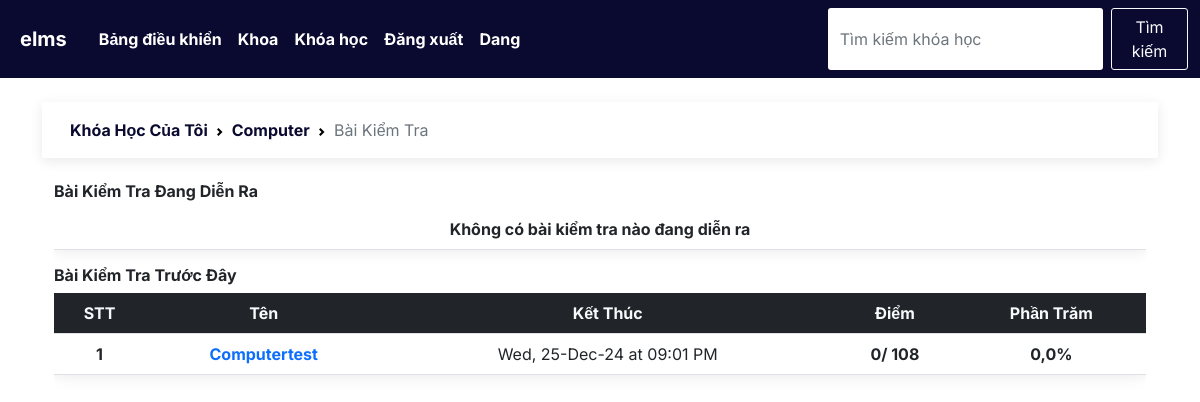
The app's page /myQuizzes/2 (signed in), older data.
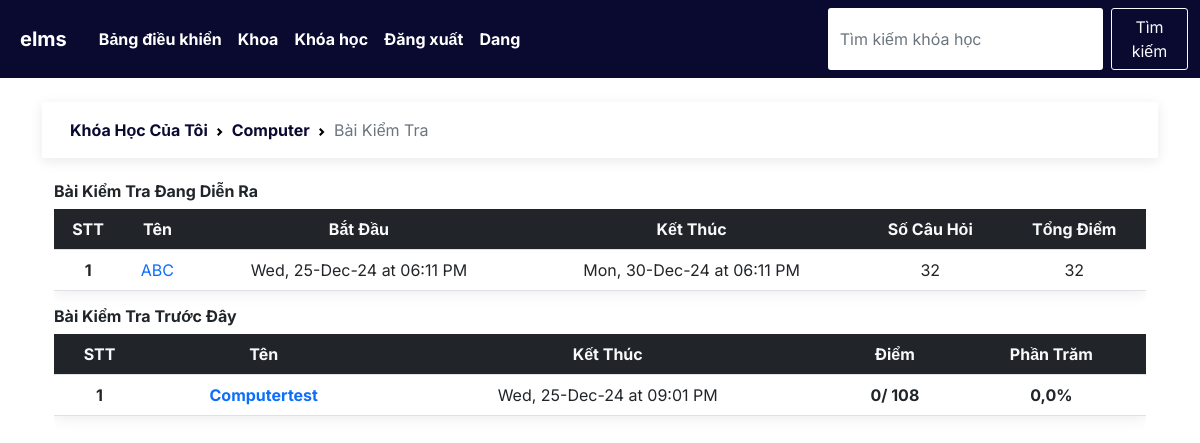
The same page, newer data.
### quiz/models.py (models this page shows, shortened)
class Quiz(models.Model):
    title = models.CharField(max_length=100)
    description = models.TextField(null=True, blank=True)
    course = models.ForeignKey(Course, on_delete=models.CASCADE)
    start = models.DateTimeField()
    end = models.DateTimeField()
    created_at = models.DateTimeField(auto_now_add=True)
    updated_at = models.DateTimeField(auto_now=True)
    publish_status = models.BooleanField(default=False, null=True, blank=True)
    started = models.BooleanField(default=False, null=True, blank=True)
    class Meta:
        verbose_name_plural = "Quizzes"
        ordering = ['-created_at']
    def total_marks(self):
        return Question.objects.filter(quiz=self).aggregate(total_marks=models.Sum('marks'))['total_marks']
    def starts(self):
        return self.start.strftime("%a, %d-%b-%y at %I:%M %p")
    def ends(self):
        return self.end.strftime("%a, %d-%b-%y at %I:%M %p")

### quiz/views.py (the view)
# urls.py: path('myQuizzes/<int:code>', views.myQuizzes, name='myQuizzes'),
def myQuizzes(request, code):
    if is_student_authorised(request, code):
        course = Course.objects.get(code=code)
        quizzes = Quiz.objects.filter(course=course)
        student = Student.objects.get(student_id=request.session['student_id'])
        active_quizzes = []
        previous_quizzes = []
        for quiz in quizzes:
            if quiz.end < timezone.now() or quiz.studentanswer_set.filter(student=student).exists():
                previous_quizzes.append(quiz)
            else:
                active_quizzes.append(quiz)
        for quiz in quizzes:
            quiz.attempted = quiz.studentanswer_set.filter(
                student=student).exists()
        for quiz in previous_quizzes:
            student_answers = quiz.studentanswer_set.filter(student=student)
            total_marks_obtained = sum([student_answer.question.marks if student_answer.answer ==
                                       student_answer.question.answer else 0 for student_answer in student_answers])
            quiz.total_marks_obtained = total_marks_obtained
            quiz.total_marks = sum(
                [question.marks for question in quiz.question_set.all()])
            quiz.percentage = round(
                total_marks_obtained / quiz.total_marks * 100, 2) if quiz.total_marks != 0 else 0
            quiz.total_questions = quiz.question_set.count()
        for quiz in active_quizzes:
            quiz.total_questions = quiz.question_set.count()
        return render(request, 'quiz/myQuizzes.html', {
            'course': course,
            'quizzes': quizzes,
            'active_quizzes': active_quizzes,
            'previous_quizzes': previous_quizzes,
            'student': student,
        })
    else:
        return redirect('std_login')

### main/views.py (called while the page is built)
def is_student_authorised(request, code):
    course = Course.objects.get(code=code)
    if request.session.get('student_id') and course in Student.objects.get(student_id=request.session['student_id']).course.all():
        return True
    else:
        return False

### quiz/templates/quiz/myQuizzes.html (shortened to what the changed rows need)
{% extends 'index.html' %}
{% block content %}
<div class="container" id="con">
   <div class="container">
      <div class="table-responsive animate__animated animate__fadeIn">
         <table class="table text-center shadow" style="white-space: nowrap;">
            {% if active_quizzes %}
            <thead class="bg-dark text-light">
               <tr>
                  <th scope="col">STT</th>
                  <th scope="col">Tên</th>
                  <th scope="col">Bắt Đầu</th>
                  <th scope="col">Kết Thúc</th>
                  <th scope="col">Số Câu Hỏi</th>
                  <th scope="col">Tổng Điểm</th>
               </tr>
            </thead>
            <tbody class="">
               {% for quiz in active_quizzes %}
               <tr>
                  <th scope="row">{{forloop.counter}}</th>
                  <td><a href="{% url 'startQuiz' course.code quiz.id %}">{{quiz.title}}</a></td>
                  <td>{{quiz.starts}}</td>
                  <td>{{quiz.ends}}</td>
                  {% if quiz.total_questions > 0 %}
                  <td>{{quiz.total_questions}}</td>
                  <td>{{quiz.total_marks}}</td>
                  {% else %}
                  <td class="text-center">Chưa có câu hỏi</td>
                  <td class="text-center">0</td>
                  {% endif %}
               </tr>
               {% endfor %}
               {% else %}
               <tr>
                  <th class="text-center">Không có bài kiểm tra nào đang diễn ra</th>
               </tr>
               {% endif %}
            </tbody>
         </table>
      </div>
      <div class="table-responsive animate__animated animate__fadeIn">
         <table class="table text-center shadow" style="white-space: nowrap;">
            {% if previous_quizzes %}
            <thead class="bg-dark text-light">
               <tr>
                  <th scope="col">STT</th>
                  <th scope="col">Tên</th>
                  <th scope="col">Kết Thúc</th>
                  <th scope="col">Điểm</th>
                  <th scope="col">Phần Trăm</th>
               </tr>
            </thead>
            <tbody class="">
               {% for quizP in previous_quizzes %}
               {% if quizP.attempted %}
               {% if quizP.publish_status %}
               <tr>
                  <th scope="row">{{forloop.counter}}</th>
                  <td class="fw-bold">
                     <a href="{% url 'quizResult' course.code quizP.id %}">{{quizP.title}}</a>
                  </td>
                  <td>{{quizP.ends}}</td>
                  <td class="fw-bold marks">{{quizP.total_marks_obtained}}/ {{ quizP.total_marks}}</td>
                  <td class="fw-bold percentage"> {{ quizP.percentage}}%</td>
               </tr>
               {% endif %}
               {% endif %}
               {% endfor %}
               {% else %}
               <tr>
                  <th scope="col" class="text-center">Không có bài kiểm tra trước đây</th>
               </tr>
               {% endif %}
            </tbody>
         </table>
      </div>
   </div>
</div>
{% endblock %}

Row changes from the older to the newer data that the page shows:
added Quiz: title "ABC", starts "Wed, 25-Dec-24 at 06:11 PM", ends "Mon, 30-Dec-24 at 06:11 PM", total_questions "32", total_marks "32", shown under "Bài Kiểm Tra Đang Diễn Ra"
Text that changed along with them:
text no longer shown: "Không có bài kiểm tra nào đang diễn ra"
text now shown: "STT Tên Bắt Đầu Kết Thúc Số Câu Hỏi Tổng Điểm"
